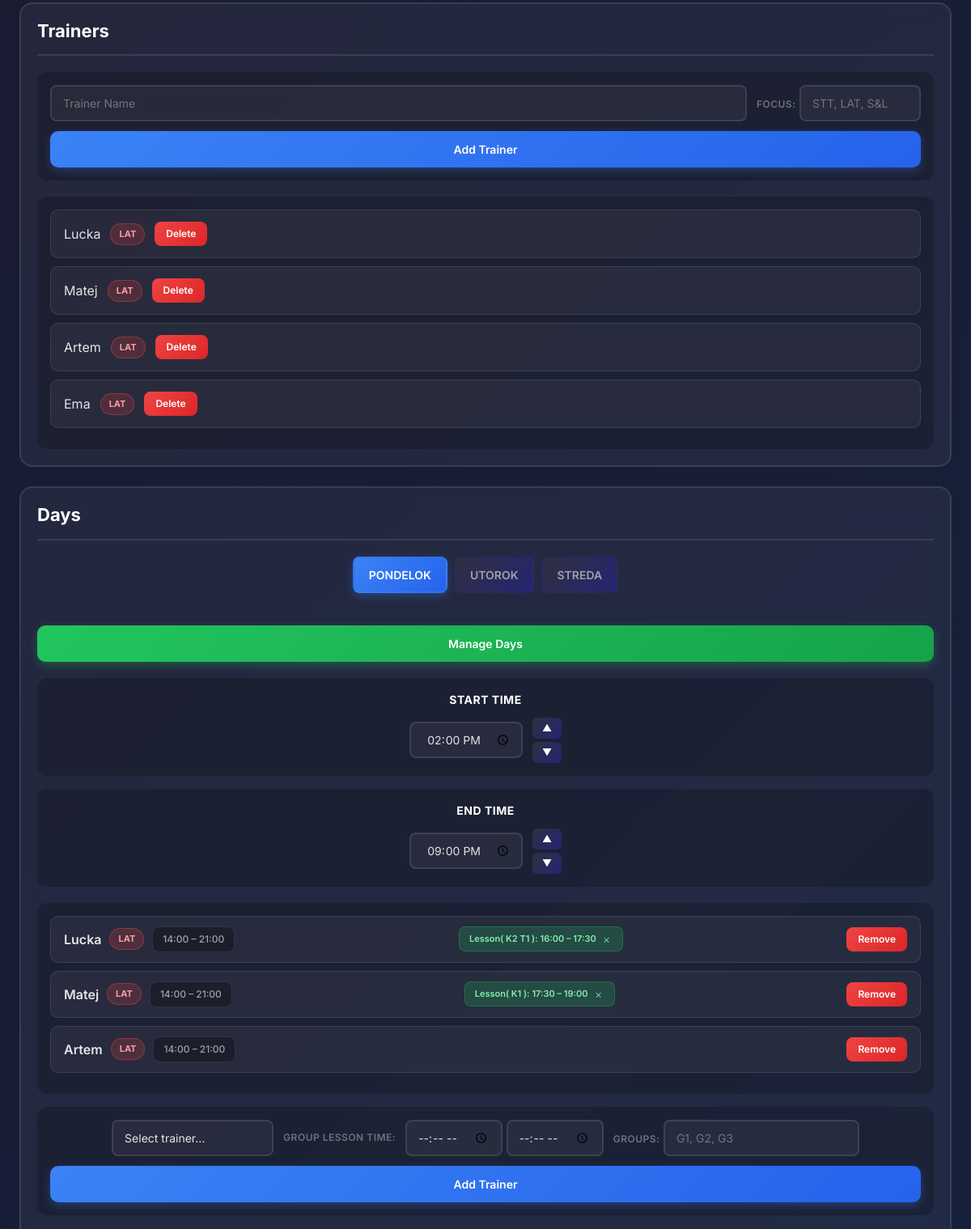
Page /club/16/ (signed in, middle part) on the earlier database version.
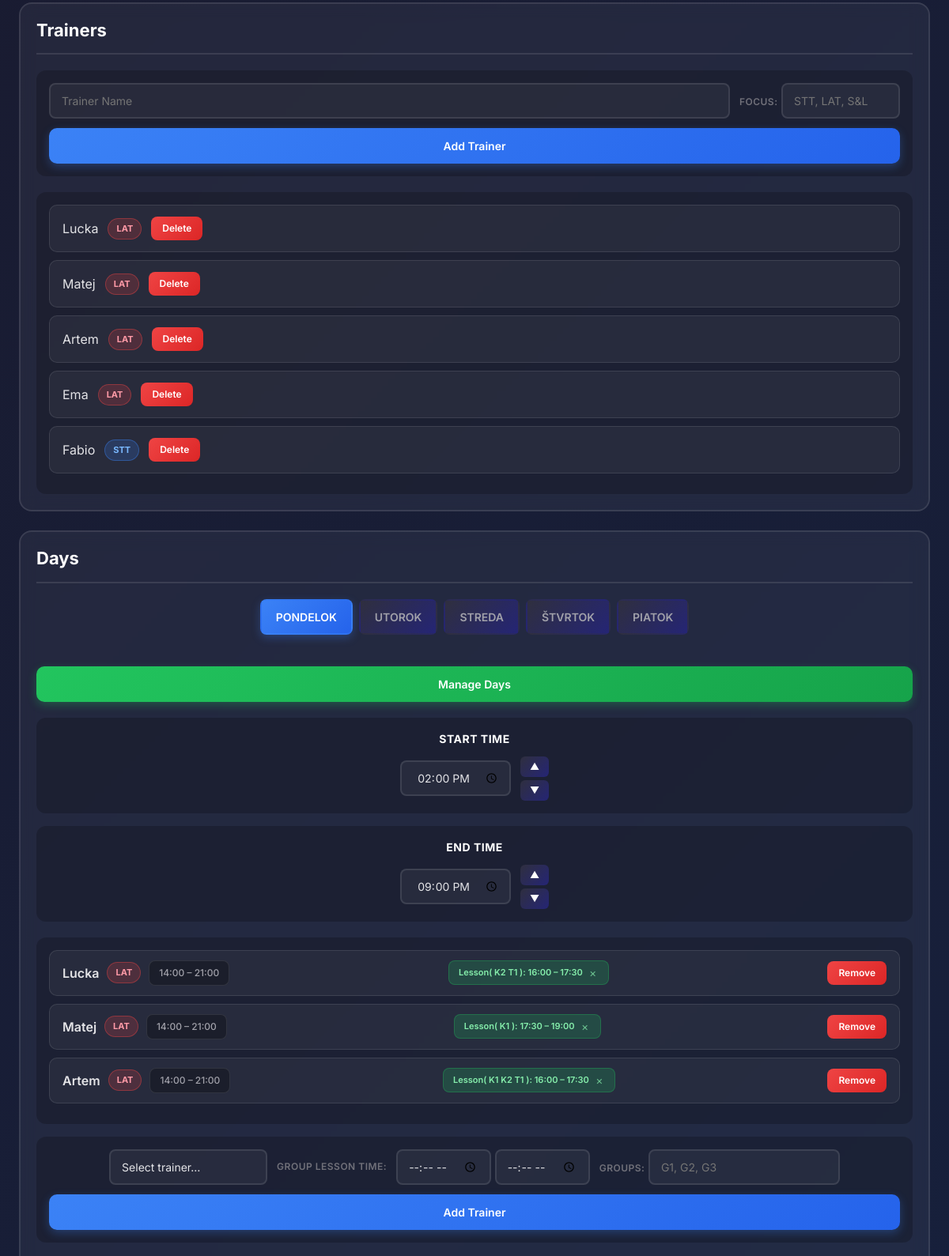
Same page on the later database version.
### main/models.py (models this page shows, shortened)
class Trainer(models.Model):
    club = models.ForeignKey(Club, on_delete=models.CASCADE, related_name='trainer', null=True, blank=True)
    user = models.ForeignKey(User, on_delete=models.CASCADE, related_name='trainer')
    name = models.CharField(max_length = 200)
    group_lesson = models.ManyToManyField('GroupLesson', related_name='trainer', blank=True)
    start_time = models.TimeField()
    end_time = models.TimeField()
    focus = models.CharField(max_length=10, default="S&L")

class Day(models.Model):
    club = models.ForeignKey(Club, on_delete=models.CASCADE, related_name="day", blank=True, null=True)
    user = models.ForeignKey(User, on_delete=models.CASCADE, related_name='day')
    name = models.CharField(max_length=200)
    couples = models.ManyToManyField('Couple', related_name='days', blank=True)
    start_time = models.TimeField(default=time(8,0))
    end_time = models.TimeField(default=time(21,0))
    trainers = models.ManyToManyField('Trainer', related_name='day', blank=True)

class TrainerDayAvailability(models.Model):
    club = models.ForeignKey(Club, on_delete=models.CASCADE, related_name='trainer_availabilities', blank=True, null=True)
    user = models.ForeignKey(User, on_delete=models.CASCADE, related_name='trainer_availabilities')
    day = models.ForeignKey('Day', on_delete=models.CASCADE, related_name='trainer_availabilities')
    trainer = models.ForeignKey('Trainer', on_delete=models.CASCADE, related_name='day_availabilities')
    start_time = models.TimeField()
    end_time = models.TimeField()
    class Meta:
        unique_together = ('day', 'trainer')

class GroupLesson(models.Model):
    club = models.ForeignKey(Club, on_delete=models.CASCADE, related_name='group_lessons', blank=True, null=True)
    user = models.ForeignKey(User, on_delete=models.CASCADE, related_name='group_lessons')
    day = models.ForeignKey('Day', on_delete=models.CASCADE, related_name='group_lessons', null=True, blank=True)
    groups = models.ManyToManyField('Group', related_name='group_lessons', blank=True)
    time_interval_start = models.TimeField(default=time(0, 0))
    time_interval_end = models.TimeField(default=time(0, 0))

class Group(models.Model):
    club = models.ForeignKey(Club, on_delete=models.CASCADE, related_name='groups', null=True, blank=True)
    user = models.ForeignKey(User, on_delete=models.CASCADE, related_name='owned_groups')
    name = models.CharField(max_length=200)
    index = models.IntegerField(default=0)  # For sorting groups
    couples = []

### main/views.py (the view)
# urls.py: path('', views.couples_groups, name='home'),
@login_required
def couples_groups(request, club_id):
    trainers = request.user.trainer.all() # get all trainers from database
    groups = request.user.owned_groups.all()
    days = request.user.day.all()
    club = get_object_or_404(Club, id=club_id, club_owner=request.user)
    return render(request, 'calendar_view.html', {'groups':groups, 'trainers':trainers, 'days':days, 'club':club})

### main/templates/calendar_view.html (shortened to what this page needs)
<!DOCTYPE html>
{% load availability_tags %}
<html lang="en">
<head>
    <link href="https://cdn.jsdelivr.net/npm/bootstrap@5.3.0/dist/css/bootstrap.min.css" rel="stylesheet">
</head>
<body>
    <div class="main-container">
        <div class="left-section">
            <div class="panel">
                <h2>Trainers</h2>
                <form method="POST" action="{% url 'add_trainer' club.id%}">
                    <div class="assign-row">
                        <div class="assign-fields">
                            <input type="text" name="trainer_name" placeholder="Trainer Name" required>
                            <div>
                                <span class="small-label">Focus:</span>
                                <input type="text" name="trainer_focus" placeholder="STT, LAT, S&L" required style="max-width: 120px;">
                            </div>
                        </div>
                        <button type="submit">Add Trainer</button>
                    </div>
                </form>
                <div class="couples-list" style="margin-top: 20px;">
                    {% for trainer in trainers %}
                    <div class="couple-item">
                        <div>
                            <span class="editable-trainer" contenteditable="true"
                                  data-trainer-id="{{ trainer.id }}"
                                  data-original="{{ trainer.name }}"
                                  data-club-id="{{club.id}}"
                                  title="Click to edit; Enter to save">{{ trainer.name }}</span>
                            {% if trainer.focus %}
                                {% if trainer.focus|upper == "STT" %}
                                    <span class="focus-badge focus-stt editable-trainer-focus"
                                          contenteditable="true"
                                          data-trainer-id="{{ trainer.id }}"
                                          data-club-id="{{club.id}}"
                                          data-original="{{ trainer.focus }}"
                                          title="Click to edit; Enter to save">{{ trainer.focus }}</span>
                                {% elif trainer.focus|upper == "LAT" %}
                                    <span class="focus-badge focus-lat editable-trainer-focus"
                                          contenteditable="true"
                                          data-trainer-id="{{ trainer.id }}"
                                          data-club-id="{{club.id}}"
                                          data-original="{{ trainer.focus }}"
                                          title="Click to edit; Enter to save">{{ trainer.focus }}</span>
                                {% endif %}
                            {% endif %}
                            <form method="POST" action="{% url 'delete_trainer' trainer_id=trainer.id club_id=club.id %}" style="margin: 0;">
                                <button type="submit" class="btn-delete">Delete</button>
                            </form>
                        </div>
                    </div>
                    {% empty %}
                    <p style="color: #71717a; text-align: center; padding: 20px;">No Trainers Added</p>
                    {% endfor %}
                </div>
            </div>
        </div>
        <div class="right-section">
            <div class="panel">
                <h2>Days</h2>
                <nav aria-label="Day Navigation">
                    <ul class="nav">
                        {% for day in days %}
                        <li class="nav-item">
                            <a class="nav-link {% if forloop.first %}active{% endif %}"
                               data-day-id="{{ day.id }}"
                               id="tab-day-{{ day.id }}">{{ day.name }}</a>
                        </li>
                        {% empty %}
                        <li class="nav-item">
                            <span class="nav-link">No Days</span>
                        </li>
                        {% endfor %}
                    </ul>
                    <form method="POST" action="{% url 'manage_days' club.id%}">
                        <button type="submit" class="btn-success">Manage Days</button>
                    </form>
                </nav>
                {% for day in days %}
                <div class="day-content {% if forloop.first %}active{% endif %}" id="day-{{ day.id }}">
                    <div class="time-window">
                        <div class="time-block">
                            <p class="time-title">Start Time</p>
                            <div class="time-input-wrap">
                                <input type="time"
                                       id="start-{{ day.id }}"
                                       name="start_time"
                                       data-day-id="{{ day.id }}"
                                       data-club-id="{{ club.id }}"
                                       value="{{ day.start_time|time:'H:i' }}"
                                       step="900">
                                <div class="time-buttons">
                                    <button type="button" data-club-id="{{club.id}}" class="btn btn-sm btn-primary time-step" data-target="start-{{ day.id }}" data-delta="15">▲</button>
                                    <button type="button" data-club-id="{{club.id}}" class="btn btn-sm btn-primary time-step" data-target="start-{{ day.id }}" data-delta="-15">▼</button>
                                </div>
                            </div>
                        </div>
                        <div class="time-block">
                            <p class="time-title">End Time</p>
                            <div class="time-input-wrap">
                                <input type="time"
                                       id="end-{{ day.id }}"
                                       data-day-id="{{ day.id }}"
                                       data-club-id="{{ club.id }}"
                                       name="end_time"
                                       value="{{ day.end_time|time:'H:i' }}"
                                       step="900">
                                <div class="time-buttons">
                                    <button type="button" data-club-id="{{club.id}}" class="btn btn-sm btn-primary time-step" data-target="end-{{ day.id }}" data-delta="15">▲</button>
                                    <button type="button" data-club-id="{{club.id}}" class="btn btn-sm btn-primary time-step" data-target="end-{{ day.id }}" data-delta="-15">▼</button>
                                </div>
                            </div>
                        </div>
                    </div>
                    <div class="trainer-list">
                        {% for trainer in day.trainers.all %}
                        <div class="trainer-card">
                            <div class="trainer-meta">
                                <span class="trainer-name editable-trainer"
                                      contenteditable="true"
                                      data-trainer-id="{{ trainer.id }}"
                                      data-club-id="{{club.id}}"
                                      data-original="{{ trainer.name }}"
                                      title="Click to edit; Enter to save">{{ trainer.name }}</span>
                                {% if trainer.focus %}
                                    {% if trainer.focus|upper == "STT" %}
                                        <span class="focus-badge focus-stt editable-trainer-focus"
                                              contenteditable="true"
                                              data-trainer-id="{{ trainer.id }}"
                                              data-club-id="{{club.id}}"
                                              data-original="{{ trainer.focus }}"
                                              title="Click to edit; Enter to save">{{ trainer.focus }}</span>
                                    {% elif trainer.focus|upper == "LAT" %}
                                        <span class="focus-badge focus-lat editable-trainer-focus"
                                              contenteditable="true"
                                              data-trainer-id="{{ trainer.id }}"
                                              data-club-id="{{club.id}}"
                                              data-original="{{ trainer.focus }}"
                                              title="Click to edit; Enter to save">{{ trainer.focus }}</span>
                                    {% endif %}
                                {% endif %}
                                <span class="time-chip">
                                    <span class="editable-start-time"
                                          contenteditable="true"
                                          data-trainer-id="{{ trainer.id }}"
                                          data-club-id="{{club.id}}"
                                          data-day-id="{{ day.id }}"
                                          data-original="{{ day|trainer_start_for_day:trainer|time:'H:i' }}"
                                          title="Click to edit; Enter to save">{{ day|trainer_start_for_day:trainer|time:'H:i' }}</span>
                                    –
                                    <span class="editable-end-time"
                                          contenteditable="true"
                                          data-trainer-id="{{ trainer.id }}"
                                          data-club-id="{{club.id}}"
                                          data-day-id="{{ day.id }}"
                                          data-original="{{ day|trainer_end_for_day:trainer|time:'H:i' }}"
                                          title="Click to edit; Enter to save">{{ day|trainer_end_for_day:trainer|time:'H:i' }}</span>
                                </span>
                            </div>
                            {% if trainer.group_lesson.all %}
                            <div style="display:flex; flex-wrap:wrap; gap:6px;">
                                {% for lesson in trainer.group_lesson.all %}
                                    {% if lesson.day and lesson.day.id == day.id %}
                                    <form method="POST" action="{% url 'delete_group_lesson' group_lesson_id=lesson.id club_id=club.id%}">
                                        <span class="lesson-chip">
                                            Lesson(
                                                {% for x in lesson.groups.all%}
                                                {{ x.name }}
                                                {% endfor %}
                                            ): {{ lesson.time_interval_start|time:'H:i' }} – {{ lesson.time_interval_end|time:'H:i' }}
                                            <button class="btn-close" type="submit">×</button>
                                        </span>
                                    </form>
                                    {% endif %}
                                {% endfor %}
                            </div>
                            {% endif %}
                            <form method="POST" action="{% url 'delete_trainer_from_day' trainer_id=trainer.id club_id=club.id%}" style="margin: 0;">
                                <button type="submit" class="btn-delete">Remove</button>
                            </form>
                        </div>
                        {% empty %}
                        <p style="color: #71717a; text-align: center; padding: 20px;">No trainers assigned to this day</p>
                        {% endfor %}
                    </div>
                    <form method="POST" action="{% url 'add_trainer_to_day' club.id%}">
                        <div class="assign-row">
                            <div class="assign-fields">
                                <select class="form-select" name="trainer_id" aria-label="Select trainer" style="max-width: fit-content;">
                                    <option value="" selected disabled>Select trainer…</option>
                                </select>
                                    <span class="small-label">Group Lesson Time:</span>
                                    <div>
                                        <input type="time" name="start_time" placeholder="--:--" step="900"/>
                                        <input type="time" name="end_time" placeholder="--:--" step="900"/>
                                    </div>
                                <div>
                                    <span class="small-label">Groups:</span>
                                    <input type="text" name="groups" placeholder="G1, G2, G3"/>
                                </div>
                            </div>
                            <button type="submit">Add Trainer</button>
                        </div>
                    </form>
                </div>
                {% endfor %}
            </div>
        </div>
    </div>
</body>
</html>

Differences in the rows shown:
added Trainer: name "Fabio", focus "STT", shown under "Trainers"
added Day: name "ŠTVRTOK", shown under "Days"
added Day: name "PIATOK", shown under "Days"
added GroupLesson: time_interval_start "16:00", time_interval_end "17:30", Group (name "K1"), Group (name "K2"), Group (name "T1"), shown under Trainer "Artem"
